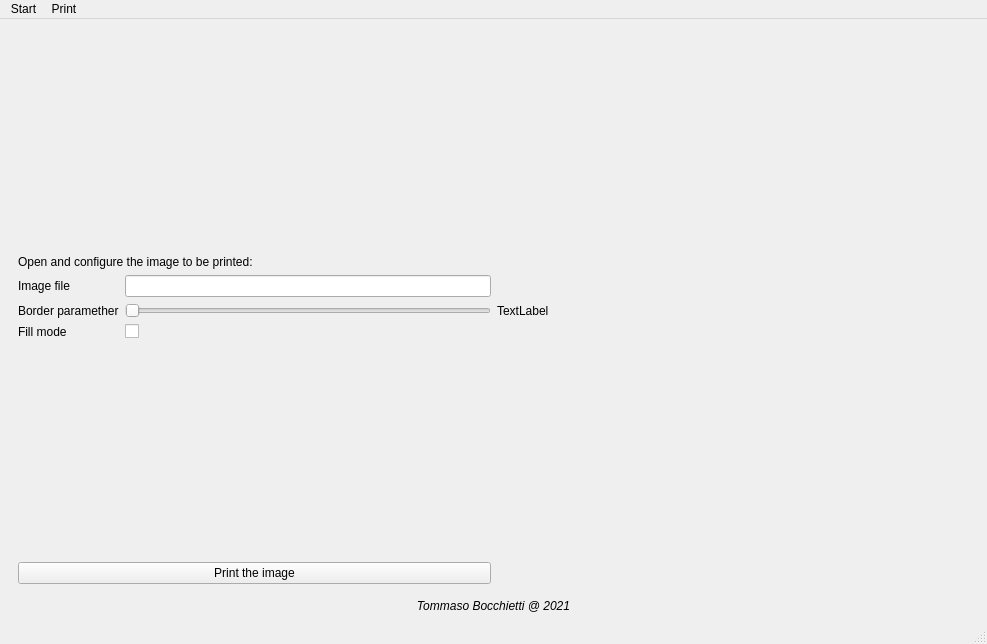
<?xml version="1.0" encoding="UTF-8"?>
<ui version="4.0">
 <class>mainWindow</class>
 <widget class="QMainWindow" name="mainWindow">
  <property name="geometry">
   <rect>
    <x>0</x>
    <y>0</y>
    <width>987</width>
    <height>644</height>
   </rect>
  </property>
  <property name="windowTitle">
   <string>Gorlu The Printer!</string>
  </property>
  <widget class="QWidget" name="centralwidget">
   <layout class="QVBoxLayout" name="verticalLayout_2">
    <item>
     <widget class="QStackedWidget" name="stackedWidgetMain">
      <property name="currentIndex">
       <number>2</number>
      </property>
      <widget class="QWidget" name="pageHome">
       <layout class="QHBoxLayout" name="horizontalLayout">
        <item>
         <layout class="QVBoxLayout" name="boxLayoutHome">
          <item>
           <spacer name="verticalSpacer_1">
            <property name="orientation">
             <enum>Qt::Vertical</enum>
            </property>
            <property name="sizeHint" stdset="0">
             <size>
              <width>20</width>
              <height>40</height>
             </size>
            </property>
           </spacer>
          </item>
          <item>
           <widget class="QLabel" name="labelTitle">
            <property name="font">
             <font>
              <pointsize>20</pointsize>
              <weight>75</weight>
              <bold>true</bold>
             </font>
            </property>
            <property name="text">
             <string>Gorlu The Printer!</string>
            </property>
            <property name="alignment">
             <set>Qt::AlignCenter</set>
            </property>
           </widget>
          </item>
          <item>
           <widget class="QLabel" name="labelSubtitle">
            <property name="text">
             <string>App for interfacing with a simple 2D plotter, based on Arduino.</string>
            </property>
            <property name="alignment">
             <set>Qt::AlignCenter</set>
            </property>
            <property name="wordWrap">
             <bool>true</bool>
            </property>
           </widget>
          </item>
          <item>
           <spacer name="verticalSpacer_2">
            <property name="orientation">
             <enum>Qt::Vertical</enum>
            </property>
            <property name="sizeHint" stdset="0">
             <size>
              <width>20</width>
              <height>40</height>
             </size>
            </property>
           </spacer>
          </item>
         </layout>
        </item>
        <item>
         <widget class="QLabel" name="labelGorluImage">
          <property name="text">
           <string/>
          </property>
          <property name="pixmap">
           <pixmap>../Arduino_CNC_plotter/App/assets/img/info.png</pixmap>
          </property>
          <property name="alignment">
           <set>Qt::AlignCenter</set>
          </property>
         </widget>
        </item>
       </layout>
      </widget>
      <widget class="QWidget" name="pageConfigArduino">
       <layout class="QHBoxLayout" name="horizontalLayout_2">
        <item>
         <layout class="QVBoxLayout" name="boxLayoutConfigArduino">
          <item>
           <widget class="QLabel" name="labelSetArduinoPort">
            <property name="text">
             <string>Set your Arduino port or let the app find it for you:</string>
            </property>
           </widget>
          </item>
          <item>
           <layout class="QFormLayout" name="formArduinoPort">
            <item row="0" column="0">
             <widget class="QLabel" name="labelArduinoPort">
              <property name="text">
               <string>Arduino port</string>
              </property>
             </widget>
            </item>
            <item row="0" column="1">
             <widget class="QComboBox" name="comboBoxArduinoPort"/>
            </item>
           </layout>
          </item>
          <item>
           <widget class="QPushButton" name="buttonFindArduinoPort">
            <property name="text">
             <string>Find Arduino port automatically</string>
            </property>
           </widget>
          </item>
          <item>
           <widget class="QLabel" name="labelPenHeights">
            <property name="text">
             <string>Set the height of the pen:</string>
            </property>
           </widget>
          </item>
          <item>
           <layout class="QFormLayout" name="formPenHeights">
            <item row="0" column="0">
             <widget class="QLabel" name="labelPenUp">
              <property name="text">
               <string>Pen up</string>
              </property>
             </widget>
            </item>
            <item row="1" column="0">
             <widget class="QLabel" name="labelPenDown">
              <property name="text">
               <string>Pen down</string>
              </property>
             </widget>
            </item>
            <item row="1" column="1">
             <widget class="QSpinBox" name="spinBoxPenDown">
              <property name="maximum">
               <number>180</number>
              </property>
             </widget>
            </item>
            <item row="0" column="1">
             <widget class="QSpinBox" name="spinBoxPenUp">
              <property name="maximum">
               <number>180</number>
              </property>
             </widget>
            </item>
           </layout>
          </item>
          <item>
           <widget class="QLabel" name="labelAxisDirection">
            <property name="text">
             <string>Check direction of pen movements:</string>
            </property>
           </widget>
          </item>
          <item>
           <layout class="QFormLayout" name="formAxisDirection">
            <item row="0" column="0">
             <widget class="QLabel" name="labelAxisX">
              <property name="text">
               <string>Axis X</string>
              </property>
             </widget>
            </item>
            <item row="0" column="1">
             <widget class="QComboBox" name="comboBoxAxisX"/>
            </item>
            <item row="1" column="0">
             <widget class="QLabel" name="labelAxisY">
              <property name="text">
               <string>Axis Y</string>
              </property>
             </widget>
            </item>
            <item row="1" column="1">
             <widget class="QComboBox" name="comboBoxAxisY"/>
            </item>
           </layout>
          </item>
          <item>
           <widget class="QLabel" name="labelTestArduinoConfig">
            <property name="text">
             <string>Bring manually the pen to be in the same position as the red marker in the image and test your configuration.</string>
            </property>
            <property name="wordWrap">
             <bool>true</bool>
            </property>
           </widget>
          </item>
          <item>
           <widget class="QPushButton" name="buttonTestArduinoConfig">
            <property name="text">
             <string>Test your configuration</string>
            </property>
           </widget>
          </item>
         </layout>
        </item>
        <item>
         <widget class="QLabel" name="labelCNCPlaneImage">
          <property name="sizePolicy">
           <sizepolicy hsizetype="Preferred" vsizetype="Preferred">
            <horstretch>0</horstretch>
            <verstretch>0</verstretch>
           </sizepolicy>
          </property>
          <property name="text">
           <string/>
          </property>
          <property name="pixmap">
           <pixmap>../Arduino_CNC_plotter/App/assets/img/calibration.png</pixmap>
          </property>
          <property name="alignment">
           <set>Qt::AlignCenter</set>
          </property>
         </widget>
        </item>
       </layout>
      </widget>
      <widget class="QWidget" name="pagePlotImage">
       <layout class="QHBoxLayout" name="horizontalLayout_3">
        <item>
         <layout class="QVBoxLayout" name="boxLayoutPlotImage">
          <item>
           <spacer name="verticalSpacer_3">
            <property name="orientation">
             <enum>Qt::Vertical</enum>
            </property>
            <property name="sizeHint" stdset="0">
             <size>
              <width>20</width>
              <height>40</height>
             </size>
            </property>
           </spacer>
          </item>
          <item>
           <widget class="QLabel" name="labelOpenConfigureImage">
            <property name="text">
             <string>Open and configure the image to be printed:</string>
            </property>
           </widget>
          </item>
          <item>
           <layout class="QFormLayout" name="formPlotImage">
            <item row="0" column="0">
             <widget class="QLabel" name="labelImageFile">
              <property name="text">
               <string>Image file</string>
              </property>
             </widget>
            </item>
            <item row="1" column="0">
             <widget class="QLabel" name="labelBorderDensity">
              <property name="text">
               <string>Border paramether</string>
              </property>
             </widget>
            </item>
            <item row="1" column="1">
             <widget class="QSlider" name="sliderBorderDensity">
              <property name="orientation">
               <enum>Qt::Horizontal</enum>
              </property>
             </widget>
            </item>
            <item row="0" column="1">
             <widget class="QLineEdit" name="lineEditImageFile"/>
            </item>
            <item row="2" column="0">
             <widget class="QLabel" name="labelFillMode">
              <property name="text">
               <string>Fill mode</string>
              </property>
             </widget>
            </item>
            <item row="2" column="1">
             <widget class="QCheckBox" name="checkBoxFillMode"/>
            </item>
           </layout>
          </item>
          <item>
           <spacer name="verticalSpacer_4">
            <property name="orientation">
             <enum>Qt::Vertical</enum>
            </property>
            <property name="sizeHint" stdset="0">
             <size>
              <width>20</width>
              <height>40</height>
             </size>
            </property>
           </spacer>
          </item>
          <item>
           <widget class="QPushButton" name="buttonPlotImage">
            <property name="text">
             <string>Print the image</string>
            </property>
           </widget>
          </item>
         </layout>
        </item>
        <item>
         <widget class="QLabel" name="labelPlotImageImage">
          <property name="sizePolicy">
           <sizepolicy hsizetype="MinimumExpanding" vsizetype="Preferred">
            <horstretch>0</horstretch>
            <verstretch>0</verstretch>
           </sizepolicy>
          </property>
          <property name="text">
           <string>TextLabel</string>
          </property>
         </widget>
        </item>
       </layout>
      </widget>
     </widget>
    </item>
    <item>
     <widget class="QLabel" name="labelAuthor">
      <property name="sizePolicy">
       <sizepolicy hsizetype="Preferred" vsizetype="Preferred">
        <horstretch>0</horstretch>
        <verstretch>0</verstretch>
       </sizepolicy>
      </property>
      <property name="font">
       <font>
        <italic>true</italic>
       </font>
      </property>
      <property name="text">
       <string>Tommaso Bocchietti @ 2021</string>
      </property>
      <property name="alignment">
       <set>Qt::AlignCenter</set>
      </property>
     </widget>
    </item>
   </layout>
  </widget>
  <widget class="QMenuBar" name="menubar">
   <property name="geometry">
    <rect>
     <x>0</x>
     <y>0</y>
     <width>987</width>
     <height>21</height>
    </rect>
   </property>
   <widget class="QMenu" name="menuStart">
    <property name="title">
     <string>Start</string>
    </property>
    <addaction name="actionHome"/>
    <addaction name="actionArduino_Config"/>
    <addaction name="separator"/>
    <addaction name="actionResources"/>
   </widget>
   <widget class="QMenu" name="menuPrint">
    <property name="title">
     <string>Print</string>
    </property>
    <addaction name="actionImage"/>
    <addaction name="actionDrwaing"/>
    <addaction name="actionText"/>
    <addaction name="separator"/>
    <addaction name="actionTest"/>
   </widget>
   <addaction name="menuStart"/>
   <addaction name="menuPrint"/>
  </widget>
  <widget class="QStatusBar" name="statusbar"/>
  <action name="actionHome">
   <property name="text">
    <string>Home</string>
   </property>
  </action>
  <action name="actionArduino_Config">
   <property name="text">
    <string>Arduino Config</string>
   </property>
  </action>
  <action name="actionResources">
   <property name="text">
    <string>Resources</string>
   </property>
  </action>
  <action name="actionImage">
   <property name="text">
    <string>Image</string>
   </property>
  </action>
  <action name="actionDrwaing">
   <property name="text">
    <string>Drawing</string>
   </property>
  </action>
  <action name="actionText">
   <property name="text">
    <string>Text</string>
   </property>
  </action>
  <action name="actionTest">
   <property name="text">
    <string>Test</string>
   </property>
  </action>
 </widget>
 <resources/>
 <connections/>
</ui>
